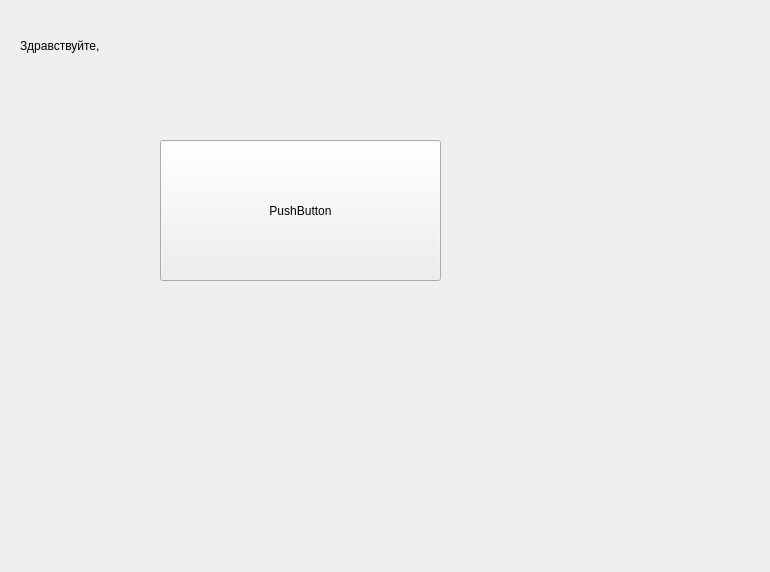
<?xml version="1.0" encoding="UTF-8"?>
<ui version="4.0">
 <class>ClientWindow</class>
 <widget class="QWidget" name="ClientWindow">
  <property name="geometry">
   <rect>
    <x>0</x>
    <y>0</y>
    <width>770</width>
    <height>572</height>
   </rect>
  </property>
  <property name="windowTitle">
   <string>Form</string>
  </property>
  <widget class="QLabel" name="label_FIO">
   <property name="geometry">
    <rect>
     <x>150</x>
     <y>30</y>
     <width>611</width>
     <height>31</height>
    </rect>
   </property>
   <property name="styleSheet">
    <string notr="true">font: 18pt &quot;.SF NS Text&quot;;</string>
   </property>
   <property name="text">
    <string/>
   </property>
  </widget>
  <widget class="QLabel" name="label">
   <property name="geometry">
    <rect>
     <x>20</x>
     <y>30</y>
     <width>121</width>
     <height>31</height>
    </rect>
   </property>
   <property name="styleSheet">
    <string notr="true">font: 18pt &quot;.SF NS Text&quot;;</string>
   </property>
   <property name="text">
    <string>Здравствуйте,</string>
   </property>
  </widget>
  <widget class="QPushButton" name="pushButton">
   <property name="geometry">
    <rect>
     <x>160</x>
     <y>140</y>
     <width>281</width>
     <height>141</height>
    </rect>
   </property>
   <property name="text">
    <string>PushButton</string>
   </property>
  </widget>
 </widget>
 <resources/>
 <connections/>
</ui>
